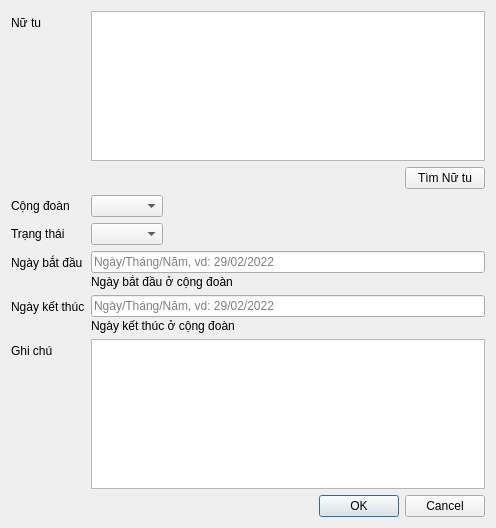
<?xml version="1.0" encoding="UTF-8"?>
<ui version="4.0">
 <class>DlgPersonCommunity</class>
 <widget class="QDialog" name="DlgPersonCommunity">
  <property name="geometry">
   <rect>
    <x>0</x>
    <y>0</y>
    <width>496</width>
    <height>528</height>
   </rect>
  </property>
  <property name="windowTitle">
   <string>Sự kiện</string>
  </property>
  <layout class="QVBoxLayout" name="verticalLayout">
   <item>
    <layout class="QFormLayout" name="formLayout">
     <property name="fieldGrowthPolicy">
      <enum>QFormLayout::ExpandingFieldsGrow</enum>
     </property>
     <item row="0" column="0">
      <widget class="QLabel" name="label">
       <property name="text">
        <string>Nữ tu</string>
       </property>
      </widget>
     </item>
     <item row="2" column="0">
      <widget class="QLabel" name="label_3">
       <property name="text">
        <string>Cộng đoàn</string>
       </property>
      </widget>
     </item>
     <item row="2" column="1">
      <widget class="QComboBox" name="cbCommunity"/>
     </item>
     <item row="3" column="0">
      <widget class="QLabel" name="label_6">
       <property name="text">
        <string>Trạng thái</string>
       </property>
      </widget>
     </item>
     <item row="4" column="0">
      <widget class="QLabel" name="label_2">
       <property name="text">
        <string>Ngày bắt đầu</string>
       </property>
      </widget>
     </item>
     <item row="4" column="1">
      <layout class="QVBoxLayout" name="verticalLayout_2">
       <property name="spacing">
        <number>2</number>
       </property>
       <property name="leftMargin">
        <number>0</number>
       </property>
       <item>
        <widget class="QLineEdit" name="txtStartDate">
         <property name="placeholderText">
          <string>Ngày/Tháng/Năm, vd: 29/02/2022</string>
         </property>
        </widget>
       </item>
       <item>
        <widget class="QLabel" name="lblStartDateNote">
         <property name="text">
          <string>Ngày bắt đầu ở cộng đoàn</string>
         </property>
        </widget>
       </item>
      </layout>
     </item>
     <item row="5" column="0">
      <widget class="QLabel" name="label_5">
       <property name="text">
        <string>Ngày kết thúc</string>
       </property>
      </widget>
     </item>
     <item row="5" column="1">
      <layout class="QVBoxLayout" name="verticalLayout_3">
       <property name="spacing">
        <number>2</number>
       </property>
       <property name="leftMargin">
        <number>0</number>
       </property>
       <item>
        <widget class="QLineEdit" name="txtEndDate">
         <property name="placeholderText">
          <string>Ngày/Tháng/Năm, vd: 29/02/2022</string>
         </property>
        </widget>
       </item>
       <item>
        <widget class="QLabel" name="lblEndDateNote">
         <property name="text">
          <string>Ngày kết thúc ở cộng đoàn</string>
         </property>
        </widget>
       </item>
      </layout>
     </item>
     <item row="6" column="0">
      <widget class="QLabel" name="label_4">
       <property name="text">
        <string>Ghi chú</string>
       </property>
      </widget>
     </item>
     <item row="6" column="1">
      <widget class="QPlainTextEdit" name="txtRemark"/>
     </item>
     <item row="0" column="1">
      <layout class="QVBoxLayout" name="verticalLayout_7">
       <property name="leftMargin">
        <number>0</number>
       </property>
       <item>
        <widget class="QPlainTextEdit" name="txtPeople">
         <property name="readOnly">
          <bool>true</bool>
         </property>
        </widget>
       </item>
       <item>
        <layout class="QHBoxLayout" name="horizontalLayout_2">
         <item>
          <spacer name="horizontalSpacer">
           <property name="orientation">
            <enum>Qt::Horizontal</enum>
           </property>
           <property name="sizeHint" stdset="0">
            <size>
             <width>40</width>
             <height>20</height>
            </size>
           </property>
          </spacer>
         </item>
         <item>
          <widget class="QPushButton" name="btnSearchPeople">
           <property name="text">
            <string>Tìm Nữ tu</string>
           </property>
          </widget>
         </item>
        </layout>
       </item>
      </layout>
     </item>
     <item row="3" column="1">
      <widget class="QComboBox" name="cbModelStatus"/>
     </item>
    </layout>
   </item>
   <item>
    <widget class="QDialogButtonBox" name="buttonBox">
     <property name="orientation">
      <enum>Qt::Horizontal</enum>
     </property>
     <property name="standardButtons">
      <set>QDialogButtonBox::Cancel|QDialogButtonBox::Ok</set>
     </property>
    </widget>
   </item>
  </layout>
 </widget>
 <resources/>
 <connections>
  <connection>
   <sender>buttonBox</sender>
   <signal>accepted()</signal>
   <receiver>DlgPersonCommunity</receiver>
   <slot>accept()</slot>
   <hints>
    <hint type="sourcelabel">
     <x>248</x>
     <y>254</y>
    </hint>
    <hint type="destinationlabel">
     <x>157</x>
     <y>274</y>
    </hint>
   </hints>
  </connection>
  <connection>
   <sender>buttonBox</sender>
   <signal>rejected()</signal>
   <receiver>DlgPersonCommunity</receiver>
   <slot>reject()</slot>
   <hints>
    <hint type="sourcelabel">
     <x>316</x>
     <y>260</y>
    </hint>
    <hint type="destinationlabel">
     <x>286</x>
     <y>274</y>
    </hint>
   </hints>
  </connection>
 </connections>
</ui>
